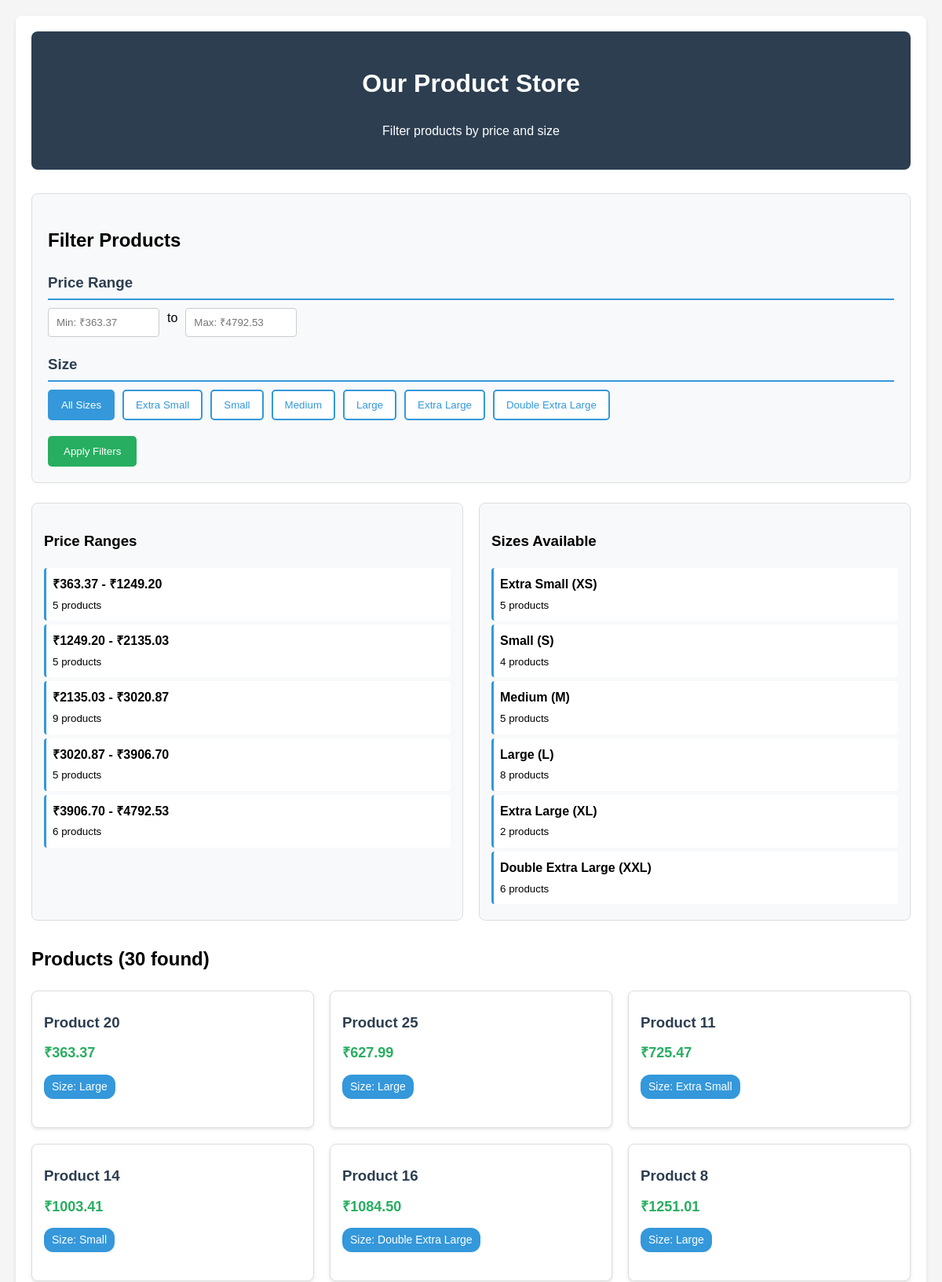
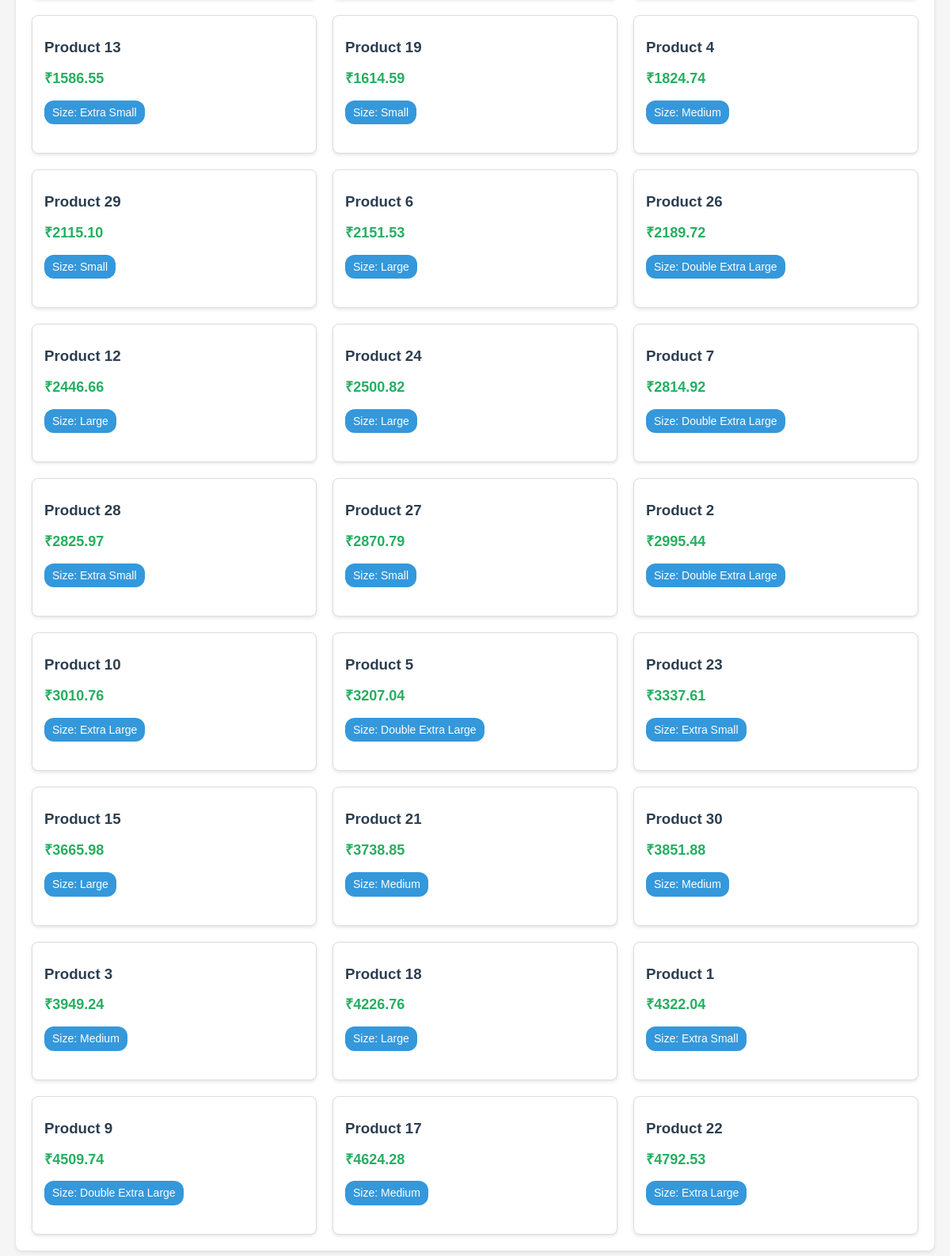
The page / on the database its author committed (2 pictures, top to bottom).
### shop/models.py (models this page shows, shortened)
class Product(models.Model):
    SIZE_CHOICES = [
        ('XS', 'Extra Small'),
        ('S', 'Small'),
        ('M', 'Medium'),
        ('L', 'Large'),
        ('XL', 'Extra Large'),
        ('XXL', 'Double Extra Large'),
    ]
    name = models.CharField(max_length=200)          # product name
    description = models.TextField()                 # description text
    price = models.DecimalField(max_digits=10, decimal_places=2)  # price with 2 decimals
    size = models.CharField(max_length=3, choices=SIZE_CHOICES)   # store size code
    class Meta:
        ordering = ['price']

### shop/views.py (the view, shortened to what this page needs)
# urls.py: path('', views.product_list, name='product_list'),
def product_list(request):
    print("👉 Entered product_list view")
    try:
        all_products = Product.objects.all()
        print("Total products found:", all_products.count())
    except Exception as e:
        print("❌ Error fetching products:", e)
        all_products = Product.objects.none()
    min_price = 0
    max_price = 0
    try:
        min_price = all_products.aggregate(Min("price"))["price__min"] or 0
        max_price = all_products.aggregate(Max("price"))["price__max"] or 0
    except Exception as e:
        print("❌ Error getting price range:", e)
    selected_size = request.GET.get("size", "")
    min_price_input = request.GET.get("min_price", "")
    max_price_input = request.GET.get("max_price", "")
    print("Filters received: size =", selected_size,
          "min =", min_price_input, "max =", max_price_input)
    filtered_products = all_products
    if selected_size:
        try:
            filtered_products = filtered_products.filter(size=selected_size)
            print("After size filter:", filtered_products.count())
        except Exception as e:
            print("❌ Error filtering by size:", e)
    price_segments = []
    try:
        if max_price > min_price:
            gap = (max_price - min_price) / 5
            for i in range(5):
                start = min_price + (gap * i)
                end = min_price + (gap * (i + 1))
                count = Product.objects.filter(price__gte=start, price__lte=end).count()
                price_segments.append({
                    "min": round(start, 2),
                    "max": round(end, 2),
                    "count": count,
                    "label": f"₹{round(start,2)} - ₹{round(end,2)}"
                })
    except Exception as e:
        print("❌ Error creating price segments:", e)
    size_segments = []
    try:
        for code, name in Product.SIZE_CHOICES:
            count = Product.objects.filter(size=code).count()
            size_segments.append({
                "code": code,
                "name": name,
                "count": count
            })
    except Exception as e:
        print("❌ Error counting sizes:", e)
    context = {
        "products": filtered_products.order_by("price"),
        "min_price": round(min_price, 2),
        "max_price": round(max_price, 2),
        "current_min": min_price_input,
        "current_max": max_price_input,
        "selected_size": selected_size,
        "price_segments": price_segments,
        "size_segments": size_segments,
        "available_sizes": Product.SIZE_CHOICES,
    }
    print("👉 Returning", filtered_products.count(), "products to template")
    return render(request, "shop/product_list.html", context)

### shop/templates/shop/product_list.html (shortened to what this page needs)
<!DOCTYPE html>
<html lang="en">
<head>
</head>
<body>
    <div class="container">
        <header>
            <h1>Our Product Store</h1>
            <p>Filter products by price and size</p>
        </header>
        <div class="filters">
            <h2>Filter Products</h2>
            <form method="GET" id="filterForm">
                <div class="filter-group">
                    <h3>Price Range</h3>
                    <div class="price-inputs">
                        <input type="number" name="min_price" placeholder="Min: ₹{{ min_price }}"
                               value="{{ current_min }}" min="0" step="1">
                        <span>to</span>
                        <input type="number" name="max_price" placeholder="Max: ₹{{ max_price }}"
                               value="{{ current_max }}" min="0" step="1">
                    </div>
                </div>
                <div class="filter-group">
                    <h3>Size</h3>
                    <div class="size-buttons">
                        <button type="button" class="size-btn {% if not selected_size %}active{% endif %}"
                                onclick="setSize('')">All Sizes</button>
                        {% for code, name in available_sizes %}
                        <button type="button" class="size-btn {% if selected_size == code %}active{% endif %}"
                                onclick="setSize('{{ code }}')">{{ name }}</button>
                        {% endfor %}
                    </div>
                </div>
                <div>
                    <button type="submit" class="apply-btn">Apply Filters</button>
                </div>
            </form>
        </div>
        <div class="segments">
            <div class="segment-box">
                <h3>Price Ranges</h3>
                {% for segment in price_segments %}
                <div class="segment-item">
                    <strong>{{ segment.label }}</strong>
                    <br>
                    <small>{{ segment.count }} products</small>
                </div>
                {% endfor %}
            </div>
            <div class="segment-box">
                <h3>Sizes Available</h3>
                {% for segment in size_segments %}
                <div class="segment-item">
                    <strong>{{ segment.name }} ({{ segment.code }})</strong>
                    <br>
                    <small>{{ segment.count }} products</small>
                </div>
                {% endfor %}
            </div>
        </div>
        <h2>Products ({{ products|length }} found)</h2>
        {% if products %}
        <div class="product-grid">
            {% for product in products %}
            <div class="product-card">
                <h3>{{ product.name }}</h3>
                <div class="product-price">₹{{ product.price }}</div>
                <div class="product-size">Size: {{ product.get_size_display }}</div>
            </div>
            {% endfor %}
        </div>
        {% else %}
        <div class="no-products">
            <h3>No products found</h3>
            <p>Try changing your filters to see more products.</p>
        </div>
        {% endif %}
    </div>
</body>
</html>

### shop/templates/shop/product_list.html (style rules this page uses)
body { font-family: Arial, sans-serif; margin: 0; padding: 20px; background-color: #f5f5f5; line-height: 1.6; }
.container { max-width: 1200px; margin: 0 auto; background: white; padding: 20px; border-radius: 8px; box-shadow: 0 2px 5px rgba(0,0,0,0.1); }
header { text-align: center; margin-bottom: 30px; padding: 20px; background: #2c3e50; color: white; border-radius: 8px; }
.filters { background: #f8f9fa; padding: 20px; margin-bottom: 25px; border-radius: 8px; border: 1px solid #ddd; }
.filter-group { margin-bottom: 20px; }
.filter-group h3 { color: #2c3e50; margin-bottom: 10px; border-bottom: 2px solid #3498db; padding-bottom: 5px; }
.price-inputs { display: flex; gap: 10px; margin-bottom: 15px; }
.price-inputs input { padding: 10px; border: 1px solid #ccc; border-radius: 4px; width: 120px; }
.size-buttons { display: flex; flex-wrap: wrap; gap: 10px; margin-bottom: 15px; }
.size-btn { padding: 10px 15px; border: 2px solid #3498db; background: white; color: #3498db; border-radius: 5px; cursor: pointer; }
.size-btn.active { background: #3498db; color: white; }
.apply-btn { background: #27ae60; color: white; border: none; padding: 12px 20px; border-radius: 5px; cursor: pointer; margin-right: 10px; }
.segments { display: flex; gap: 20px; margin-bottom: 30px; flex-wrap: wrap; }
.segment-box { flex: 1; min-width: 300px; background: #f8f9fa; padding: 15px; border-radius: 8px; border: 1px solid #ddd; }
.segment-item { padding: 8px; margin: 5px 0; background: white; border-radius: 4px; border-left: 3px solid #3498db; }
.product-grid { display: grid; grid-template-columns: repeat(auto-fill, minmax(280px, 1fr)); gap: 20px; }
.product-card { background: white; padding: 15px; border-radius: 8px; border: 1px solid #ddd; box-shadow: 0 2px 4px rgba(0,0,0,0.1); }
.product-card h3 { color: #2c3e50; margin: 10px 0; }
.product-price { color: #27ae60; font-weight: bold; font-size: 18px; margin: 8px 0; }
.product-size { background: #3498db; color: white; padding: 4px 10px; border-radius: 12px; display: inline-block; margin: 5px 0; font-size: 14px; }

### rows shown on the page
Product: name "Product 20", price "363.37", size "Large"
Product: name "Product 25", price "627.99", size "Large"
Product: name "Product 11", price "725.47", size "Extra Small"
Product: name "Product 14", price "1003.41", size "Small"
Product: name "Product 16", price "1084.50", size "Double Extra Large"
Product: name "Product 8", price "1251.01", size "Large"
Product: name "Product 13", price "1586.55", size "Extra Small"
Product: name "Product 19", price "1614.59", size "Small"
Product: name "Product 4", price "1824.74", size "Medium"
Product: name "Product 29", price "2115.10", size "Small"
Product: name "Product 6", price "2151.53", size "Large"
Product: name "Product 26", price "2189.72", size "Double Extra Large"
Product: name "Product 12", price "2446.66", size "Large"
Product: name "Product 24", price "2500.82", size "Large"
Product: name "Product 7", price "2814.92", size "Double Extra Large"
Product: name "Product 28", price "2825.97", size "Extra Small"
Product: name "Product 27", price "2870.79", size "Small"
Product: name "Product 2", price "2995.44", size "Double Extra Large"
Product: name "Product 10", price "3010.76", size "Extra Large"
Product: name "Product 5", price "3207.04", size "Double Extra Large"
Product: name "Product 23", price "3337.61", size "Extra Small"
Product: name "Product 15", price "3665.98", size "Large"
Product: name "Product 21", price "3738.85", size "Medium"
Product: name "Product 30", price "3851.88", size "Medium"
Product: name "Product 3", price "3949.24", size "Medium"
Product: name "Product 18", price "4226.76", size "Large"
Product: name "Product 1", price "4322.04", size "Extra Small"
Product: name "Product 9", price "4509.74", size "Double Extra Large"
Product: name "Product 17", price "4624.28", size "Medium"
Product: name "Product 22", price "4792.53", size "Extra Large"

### other values the page prints
{{ name }} "Extra Small" "Small" "Medium" "Large" "Extra Large" "Double Extra Large"
{{ segment.label }} "₹363.37 - ₹1249.20" "₹1249.20 - ₹2135.03" "₹2135.03 - ₹3020.87" "₹3020.87 - ₹3906.70" "₹3906.70 - ₹4792.53"
{{ segment.count }} "5" "5" "9" "5" "6"
{{ segment.name }} "Extra Small" "Small" "Medium" "Large" "Extra Large" "Double Extra Large"
{{ segment.code }} "XS" "S" "M" "L" "XL" "XXL"
{{ segment.count }} "5" "4" "5" "8" "2" "6"
{{ products|length }} "30"
